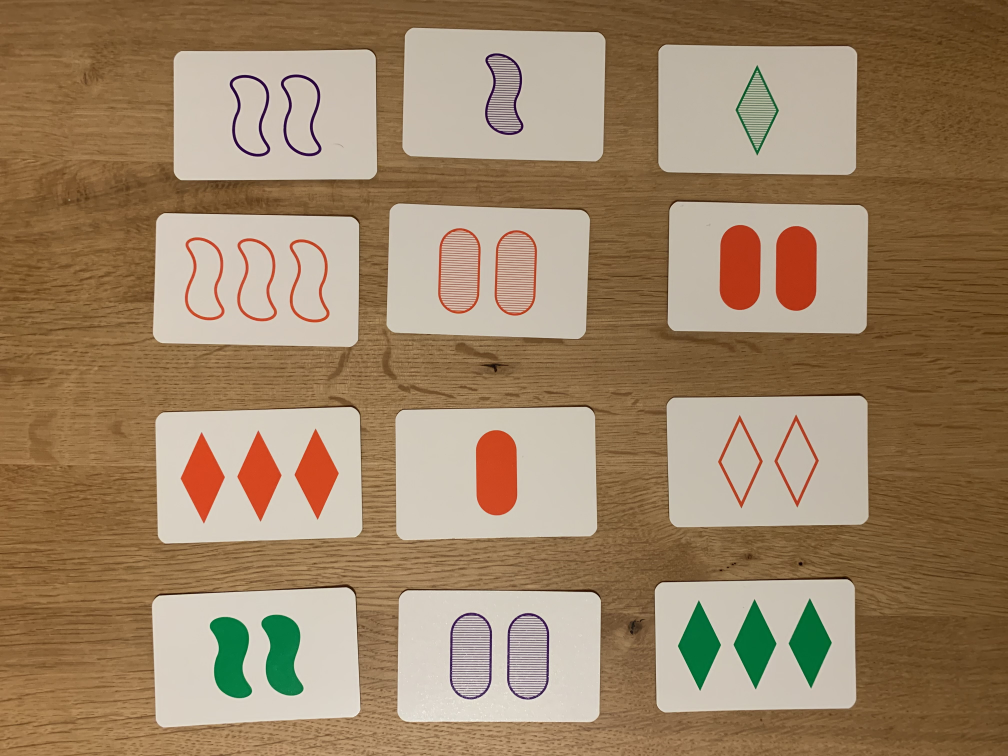
#> input picture assets/test01.jpeg, 4032 x 3024 px (shown at 1/4 size)
$ python -i extractor.py   (imports and definitions only)
#> lines starting #> are read from the running program, lines starting #| are printed output that depends on the picture; after the words box and inside, x2 and y2 are one past the last pixel; in counts of white or black regions, pixels touching at a corner belong together
#> further down, picture is the input picture: PIL image 4032x3024 RGB; mean R, G, B 156.3, 131.4, 102.2
from PIL import Image
import cv2
import os
import time
import numpy as np

def extract_cards(image):
    im = transform_pil_to_opencv(image)
    cards = list()
    gray = cv2.cvtColor(im,cv2.COLOR_BGR2GRAY)
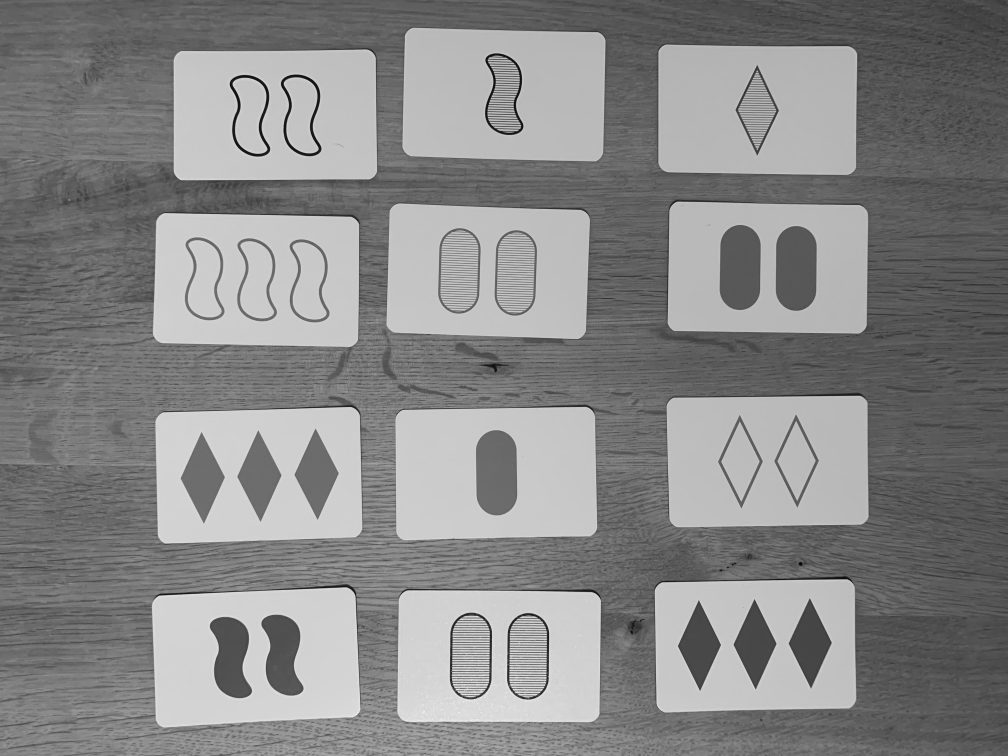
#> gray: shape (3024, 4032) (shown at 1/4 size); min 2, max 254, mean 135.5
    blur = cv2.GaussianBlur(gray,(1,1),1000)
    _, thresh = cv2.threshold(blur, 160, 255, cv2.THRESH_BINARY)
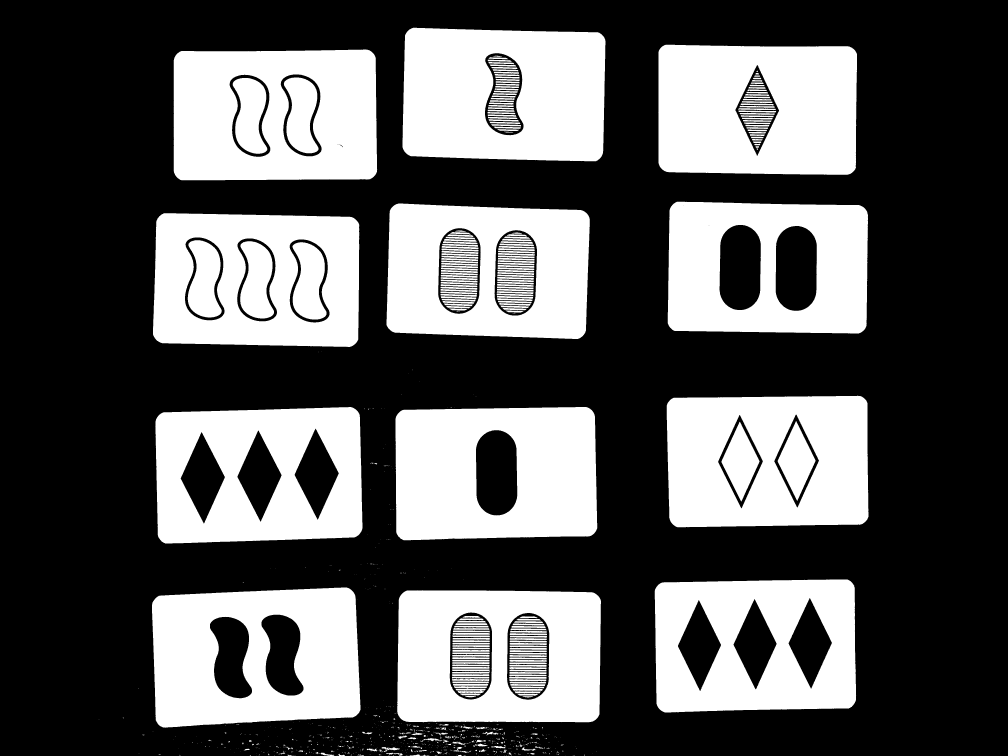
#> thresh: shape (3024, 4032) (shown at 1/4 size); 36% white; 1182 white regions (854 under 20 px)
    contours, _ = cv2.findContours(thresh,cv2.RETR_TREE,cv2.CHAIN_APPROX_SIMPLE)
#> contours = 1262 contours, 957 with area under 20; largest, box (x1, y1, x2, y2) and area: (621, 1628, 1450, 2174) 425784, (608, 2350, 1442, 2911) 424940, (612, 853, 1437, 1388) 422284, (1589, 2361, 2404, 2889) 420788, (695, 198, 1509, 721) 415828
    size_threshold = 0.5 * max(cv2.contourArea(c) for c in contours)
#> size_threshold = 212891.8
    contours = [c for c in contours if cv2.contourArea(c) > size_threshold]
#> contours = 12 contours; largest, box (x1, y1, x2, y2) and area: (621, 1628, 1450, 2174) 425784, (608, 2350, 1442, 2911) 424940, (612, 853, 1437, 1388) 422284, (1589, 2361, 2404, 2889) 420788, (695, 198, 1509, 721) 415828

    for contour in contours:
        x, y, w, h = cv2.boundingRect(contour)
        card = im[y:y + h, x:x + w]
        if w > h:
            card = cv2.rotate(card, cv2.ROTATE_90_CLOCKWISE)
        pil_card = transform_opencv_to_pil(card)
        cards.append(pil_card)
#> this loop made 12 passes
#> (x, y, w, h) on passes 1 to 12: (1589, 2361, 815, 528), (608, 2350, 834, 561), (2619, 2318, 806, 532), (1582, 1628, 807, 533), (621, 1628, 829, 546), (2667, 1583, 807, 526), (612, 853, 825, 535), (1546, 814, 813, 542), (2671, 807, 801, 527), (695, 198, 814, 523), (2633, 179, 795, 520), (1610, 111, 812, 534)
#> pass 1, in extract_cards, `card = im[y:y + h, x:x + w]`:
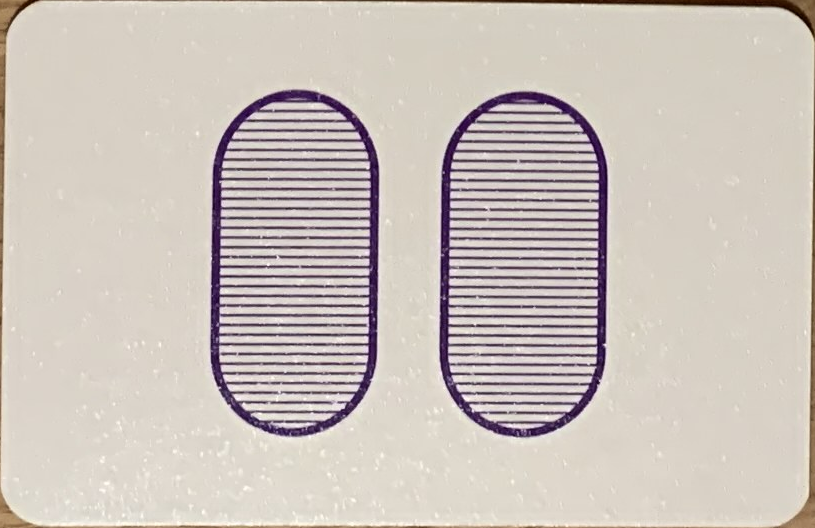
#> card: shape (528, 815, 3); mean B, G, R 187, 193.7, 203.1
#> pass 1, in extract_cards, `card = cv2.rotate(card, cv2.ROTATE_90_CLOCKWISE)`:
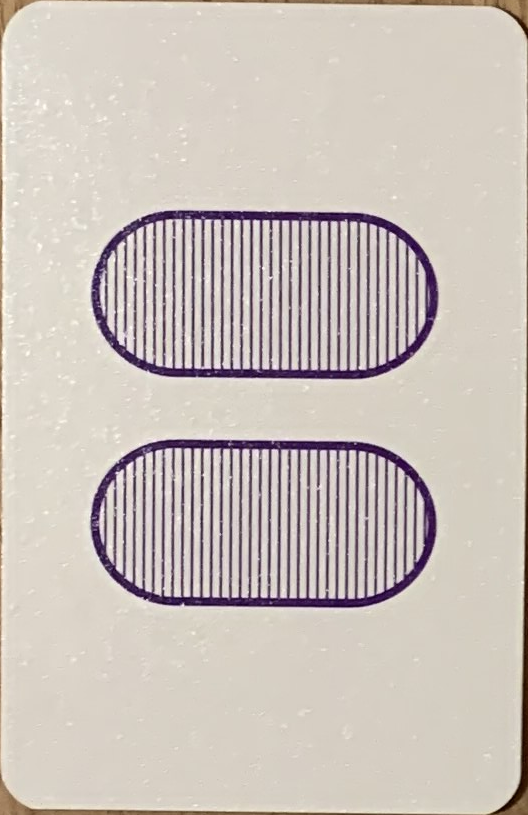
#> card: shape (815, 528, 3); mean B, G, R 187, 193.7, 203.1
#> pass 2, in extract_cards, `card = im[y:y + h, x:x + w]`:
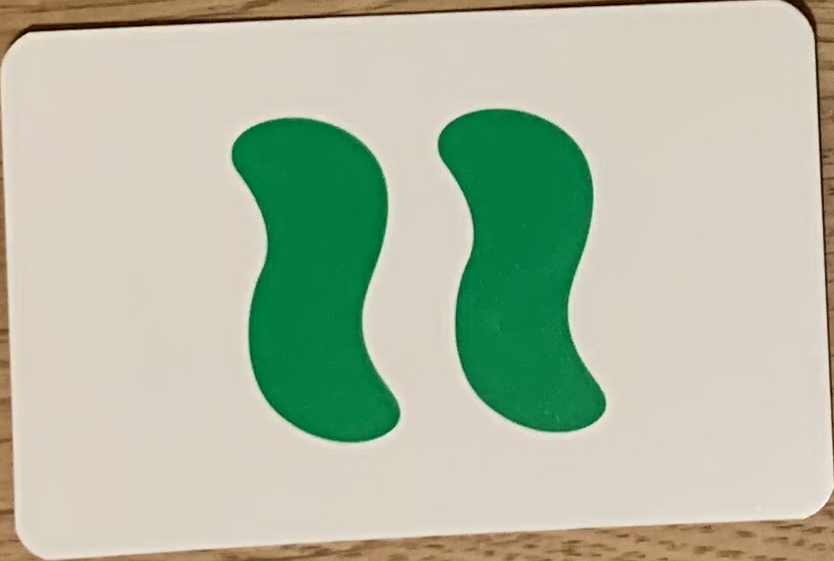
#> card: shape (561, 834, 3); mean B, G, R 165.9, 187.2, 177.3
#> after the loop:
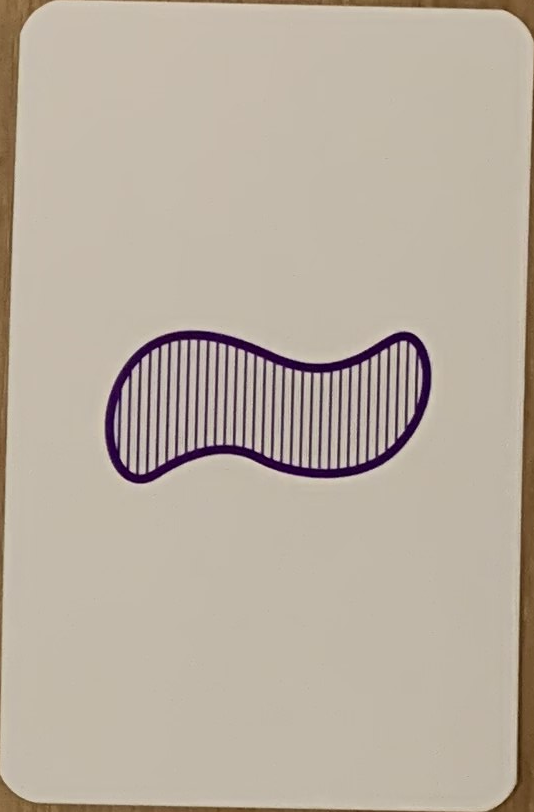
#> card: shape (812, 534, 3); mean B, G, R 160.7, 174.6, 185.7
#> after the loop, cards = 12 items
    # log_extraction(im, contours, cards)
    return cards

def transform_pil_to_opencv(pil_image):
    converted_image = pil_image.convert('RGB')
    opencv_image = np.array(converted_image)
    opencv_image = opencv_image[:, :, ::-1].copy()
    return opencv_image

def transform_opencv_to_pil(opencv_image):
    converted_image = cv2.cvtColor(opencv_image, cv2.COLOR_BGR2RGB)
    pil_image = Image.fromarray(converted_image)
    return pil_image

def log_extraction(orig_image, contours, extracted_cards):
    folder = f"./setsolverapi/log/{int(time.time())}"
    os.makedirs(folder)
    # cv2.imwrite(f"{folder}/_original.png",orig_image)
    cv2.drawContours(orig_image, contours, -1, (0,255,0), 15)
    cv2.imwrite(f"{folder}/_original_contours.png",orig_image)
    idx = 0
    for card in extracted_cards:
        idx += 1
        card.save(f"{folder}/card_{str(idx)}.png")

>>> from PIL import Image
>>> picture = Image.open('../../assets/test01.jpeg')
>>> result = extract_cards(picture)
#> result = 12 items
